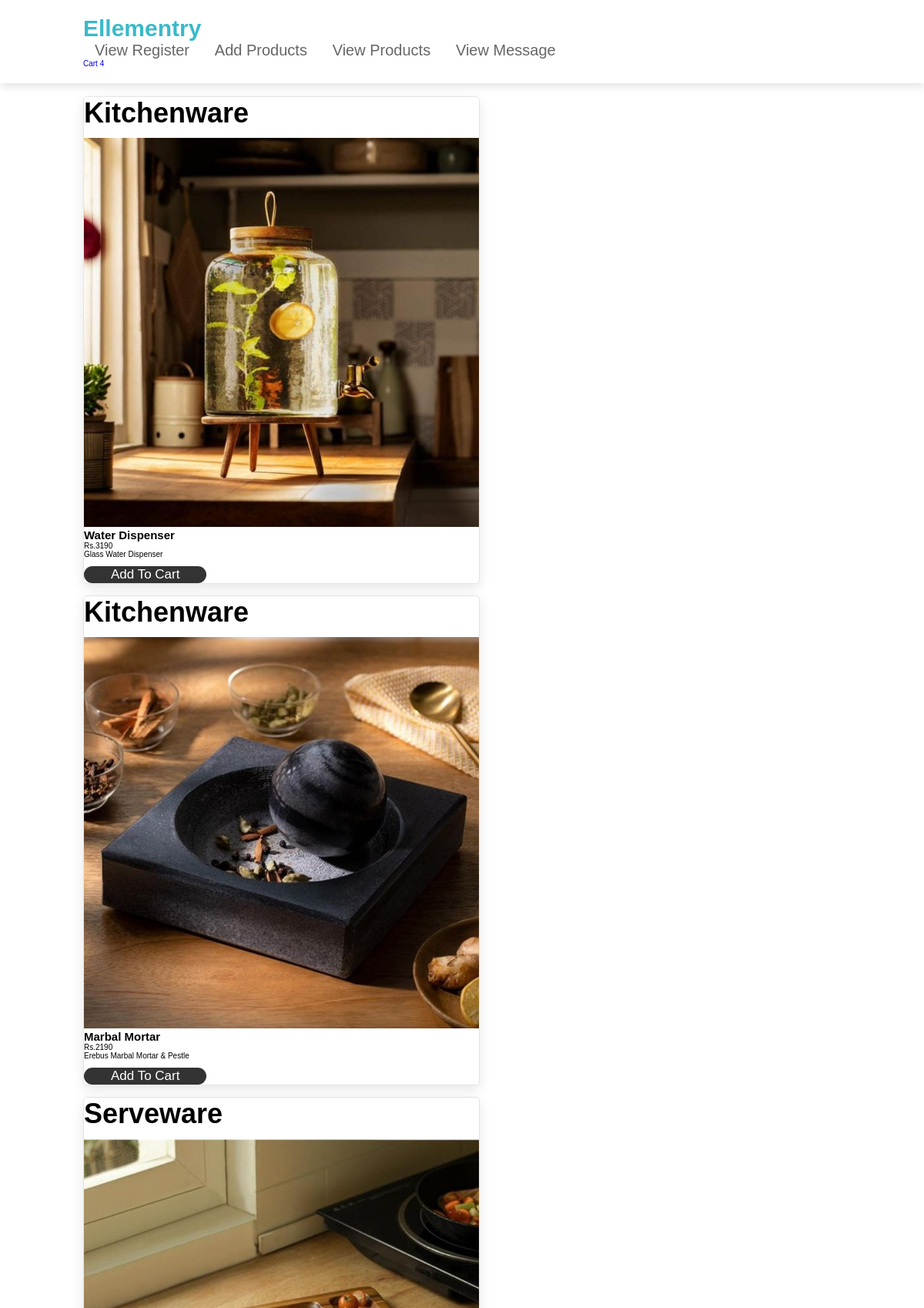
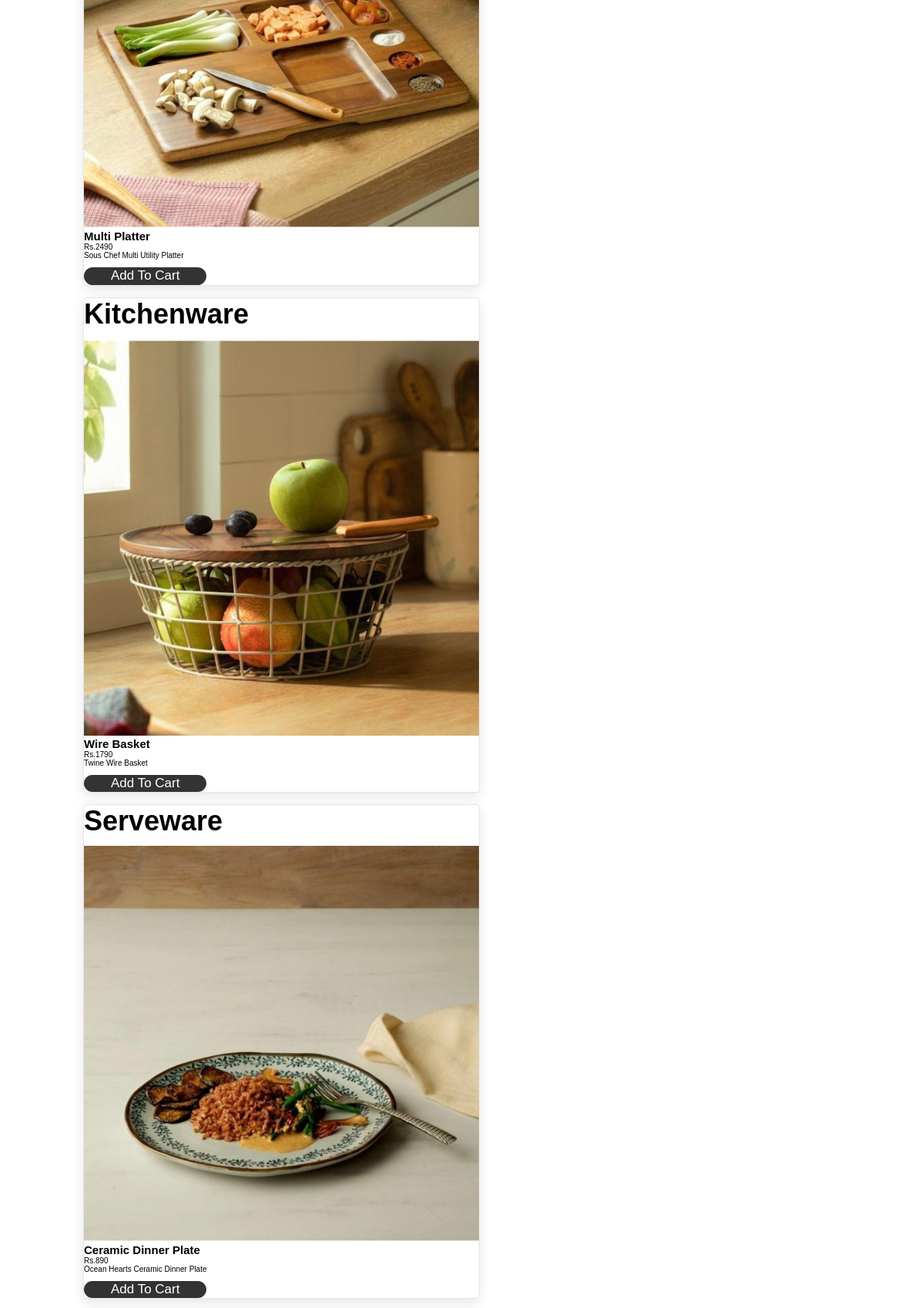
Screenshot of /shop/admin/products.php (upper part) with the database file from the repository (2 pictures, top to bottom).
### tables this page shows
CREATE TABLE `products` (
  `id` int(25) NOT NULL,
  `name` varchar(100) NOT NULL,
  `price` int(25) NOT NULL,
  `image` varchar(100) NOT NULL,
  `p_detail` varchar(100) NOT NULL,
  `p_cat` varchar(25) NOT NULL
);

### shop/admin/products.php (the view, shortened to what this page needs)
<!DOCTYPE html>
<html lang="en">
<head>
   <link rel="stylesheet" href="https://cdnjs.cloudflare.com/ajax/libs/font-awesome/6.0.0/css/all.min.css">
   <link rel="stylesheet" href="css/style.css">
</head>
<body>
<?php include 'header.php'; ?>
<div class="container">
<section class="products">
   <h1 class="heading">latest products</h1>
   <div class="box-container">
      <?php
      $select_products = mysqli_query($conn, "SELECT * FROM `products`");
      if(mysqli_num_rows($select_products) > 0){
         while($fetch_product = mysqli_fetch_assoc($select_products)){
      ?>
      <form action="" method="post">
         <div class="box"> <h1> <b> <?php echo $fetch_product['p_cat']; ?></b></h1></br>
            <img src="uploaded_img/<?php echo $fetch_product['image']; ?>" alt="">
            <h2><?php echo $fetch_product['name']; ?></h2>
            <div class="price">Rs.<?php echo $fetch_product['price']; ?></br>
            <?php echo $fetch_product['p_detail']; ?>
         </div>
           <input type="submit" class="btn" value="add to cart" name="add_to_cart">
         </div>
      </form>
      <?php
         };
      };
      ?>
   </div>
</section>
</div>
</body>
</html>

### shop/admin/css/style.css (style rules this page uses)
:root { --pink:#3abac9; }
* { margin:0; padding:0; box-sizing: border-box; font-family: Verdana, Geneva, Tahoma, sans-serif; outline: none; border:none; text-decoration: none; text-transform: capitalize; transition: .2s linear; }
html { font-size: 62.5%; scroll-behavior: smooth; scroll-padding-top: 6rem; overflow-x: hidden; }
section { padding:2rem 9%; }
.heading { text-align: center; font-size: 4rem; color:#333; padding:1rem; margin:2rem 0; background:rgba(255, 51, 153,.05); }
.btn { display: inline; margin-top: 1rem; border-radius: 5rem; background:#333; color:#fff; padding:.11rem 3.5rem; cursor: pointer; font-size: 1.7rem; }
.products .box-container { display: flex; flex-wrap: wrap; gap:1.5rem; }
h1 { font-size: 36px; font-weight: 600; }
.products .box-container .box { flex:1 1 30rem; box-shadow: 0 .5rem 1.5rem rgba(0,0,0,.1); border-radius: .5rem; border:.1rem solid rgba(0,0,0,.1); position: relative; }

### rows the page displays
products: p_cat "Kitchenware", image (picture), name "Water Dispenser", price "3190", p_detail "Glass Water Dispenser"
products: p_cat "Kitchenware", image (picture), name "Marbal Mortar", price "2190", p_detail "Erebus Marbal Mortar & Pestle"
products: p_cat "Serveware", image (picture), name "Multi Platter", price "2490", p_detail "Sous Chef Multi Utility Platter"
products: p_cat "Kitchenware", image (picture), name "Wire Basket", price "1790", p_detail "Twine Wire Basket"
products: p_cat "Serveware", image (picture), name "Ceramic Dinner Plate", price "890", p_detail "Ocean Hearts Ceramic Dinner Plate"

### other values shown
$row_count "4"
